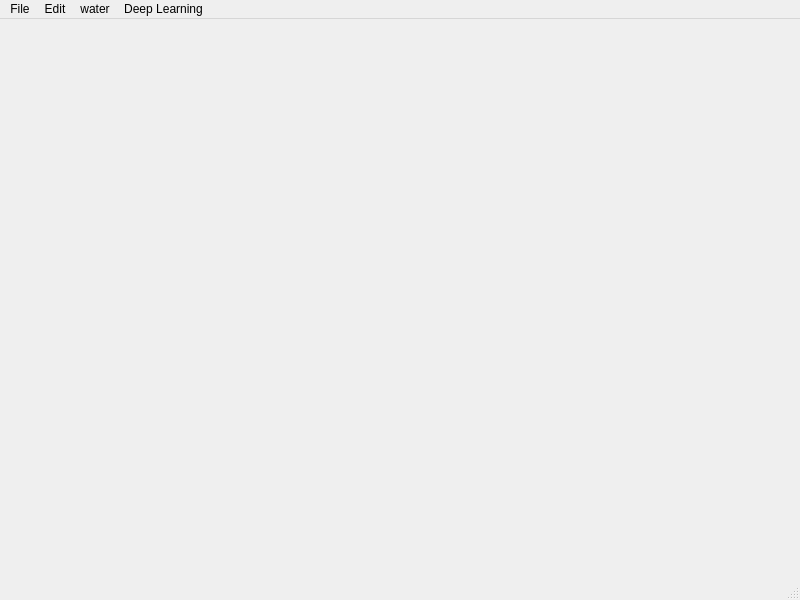
<?xml version="1.0" encoding="UTF-8"?>
<ui version="4.0">
 <class>MainWindow</class>
 <widget class="QMainWindow" name="MainWindow">
  <property name="geometry">
   <rect>
    <x>0</x>
    <y>0</y>
    <width>800</width>
    <height>600</height>
   </rect>
  </property>
  <property name="windowTitle">
   <string>MainWindow</string>
  </property>
  <widget class="QWidget" name="centralwidget"/>
  <widget class="QMenuBar" name="menubar">
   <property name="geometry">
    <rect>
     <x>0</x>
     <y>0</y>
     <width>800</width>
     <height>24</height>
    </rect>
   </property>
   <widget class="QMenu" name="menuEdit">
    <property name="title">
     <string>Edit</string>
    </property>
    <addaction name="actionView_Data"/>
    <addaction name="actionShow_Map"/>
   </widget>
   <widget class="QMenu" name="menuFile">
    <property name="title">
     <string>File</string>
    </property>
    <addaction name="actionOpen_File"/>
    <addaction name="actionNew_File"/>
    <addaction name="actionClose"/>
   </widget>
   <widget class="QMenu" name="menuWater">
    <property name="title">
     <string>water</string>
    </property>
    <addaction name="actionNDWI"/>
   </widget>
   <widget class="QMenu" name="menuDeep_Learning">
    <property name="title">
     <string>Deep Learning</string>
    </property>
   </widget>
   <addaction name="menuFile"/>
   <addaction name="menuEdit"/>
   <addaction name="menuWater"/>
   <addaction name="menuDeep_Learning"/>
  </widget>
  <widget class="QStatusBar" name="statusbar"/>
  <action name="actionOpen_File">
   <property name="text">
    <string>Open File</string>
   </property>
  </action>
  <action name="actionView_Data">
   <property name="text">
    <string>View Data</string>
   </property>
  </action>
  <action name="actionNew_File">
   <property name="text">
    <string>New File</string>
   </property>
  </action>
  <action name="actionShow_Map">
   <property name="text">
    <string>Show Map</string>
   </property>
  </action>
  <action name="actionClose">
   <property name="text">
    <string>Close</string>
   </property>
  </action>
  <action name="actionNDWI">
   <property name="text">
    <string>NDWI</string>
   </property>
  </action>
 </widget>
 <resources/>
 <connections>
  <connection>
   <sender>actionClose</sender>
   <signal>triggered()</signal>
   <receiver>MainWindow</receiver>
   <slot>close()</slot>
   <hints>
    <hint type="sourcelabel">
     <x>-1</x>
     <y>-1</y>
    </hint>
    <hint type="destinationlabel">
     <x>399</x>
     <y>299</y>
    </hint>
   </hints>
  </connection>
 </connections>
</ui>
